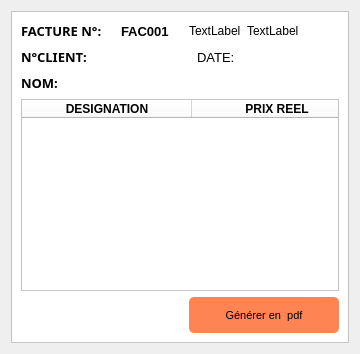
        <widget class="QWidget" name="page_9">
         <layout class="QGridLayout" name="gridLayout_19">
          <item row="0" column="0">
           <widget class="QFrame" name="frame_3">
            <property name="styleSheet">
             <string notr="true">background-color:White;</string>
            </property>
            <property name="frameShape">
             <enum>QFrame::StyledPanel</enum>
            </property>
            <property name="frameShadow">
             <enum>QFrame::Raised</enum>
            </property>
            <layout class="QGridLayout" name="gridLayout_14">
             <item row="0" column="0">
              <layout class="QVBoxLayout" name="verticalLayout_7">
               <item>
                <layout class="QHBoxLayout" name="horizontalLayout_18">
                 <item>
                  <layout class="QHBoxLayout" name="horizontalLayout_4">
                   <item>
                    <widget class="QLabel" name="label_8">
                     <property name="font">
                      <font>
                       <family>Small Fonts</family>
                       <pointsize>10</pointsize>
                       <weight>75</weight>
                       <bold>true</bold>
                      </font>
                     </property>
                     <property name="text">
                      <string>FACTURE N°:</string>
                     </property>
                    </widget>
                   </item>
                   <item>
                    <widget class="QLabel" name="label_10">
                     <property name="minimumSize">
                      <size>
                       <width>40</width>
                       <height>0</height>
                      </size>
                     </property>
                     <property name="font">
                      <font>
                       <family>MS Sans Serif</family>
                       <pointsize>10</pointsize>
                       <weight>75</weight>
                       <italic>false</italic>
                       <bold>true</bold>
                      </font>
                     </property>
                     <property name="styleSheet">
                      <string notr="true">padding:0 10px;</string>
                     </property>
                     <property name="text">
                      <string>FAC001</string>
                     </property>
                    </widget>
                   </item>
                  </layout>
                 </item>
                 <item>
                  <widget class="QLabel" name="label_3">
                   <property name="text">
                    <string>TextLabel</string>
                   </property>
                  </widget>
                 </item>
                 <item>
                  <widget class="QLabel" name="label_30">
                   <property name="text">
                    <string>TextLabel</string>
                   </property>
                  </widget>
                 </item>
                 <item>
                  <spacer name="horizontalSpacer_7">
                   <property name="orientation">
                    <enum>Qt::Horizontal</enum>
                   </property>
                   <property name="sizeHint" stdset="0">
                    <size>
                     <width>40</width>
                     <height>20</height>
                    </size>
                   </property>
                  </spacer>
                 </item>
                </layout>
               </item>
               <item>
                <layout class="QHBoxLayout" name="horizontalLayout_15">
                 <item>
                  <layout class="QHBoxLayout" name="horizontalLayout_6">
                   <item>
                    <widget class="QLabel" name="label_11">
                     <property name="font">
                      <font>
                       <family>Small Fonts</family>
                       <pointsize>10</pointsize>
                       <weight>75</weight>
                       <bold>true</bold>
                      </font>
                     </property>
                     <property name="text">
                      <string>N°CLIENT:</string>
                     </property>
                    </widget>
                   </item>
                   <item>
                    <widget class="QLabel" name="label_12">
                     <property name="font">
                      <font>
                       <family>MS Sans Serif</family>
                       <pointsize>10</pointsize>
                       <weight>75</weight>
                       <bold>true</bold>
                      </font>
                     </property>
                     <property name="text">
                      <string/>
                     </property>
                    </widget>
                   </item>
                  </layout>
                 </item>
                 <item>
                  <layout class="QHBoxLayout" name="horizontalLayout_7">
                   <item>
                    <spacer name="horizontalSpacer_8">
                     <property name="orientation">
                      <enum>Qt::Horizontal</enum>
                     </property>
                     <property name="sizeHint" stdset="0">
                      <size>
                       <width>40</width>
                       <height>20</height>
                      </size>
                     </property>
                    </spacer>
                   </item>
                   <item>
                    <widget class="QLabel" name="label_13">
                     <property name="font">
                      <font>
                       <family>Tahoma</family>
                       <pointsize>10</pointsize>
                      </font>
                     </property>
                     <property name="text">
                      <string>DATE:</string>
                     </property>
                    </widget>
                   </item>
                   <item>
                    <widget class="QLabel" name="label_19">
                     <property name="font">
                      <font>
                       <family>MS Sans Serif</family>
                       <pointsize>10</pointsize>
                       <weight>75</weight>
                       <bold>true</bold>
                      </font>
                     </property>
                     <property name="text">
                      <string/>
                     </property>
                    </widget>
                   </item>
                   <item>
                    <spacer name="horizontalSpacer">
                     <property name="orientation">
                      <enum>Qt::Horizontal</enum>
                     </property>
                     <property name="sizeHint" stdset="0">
                      <size>
                       <width>40</width>
                       <height>20</height>
                      </size>
                     </property>
                    </spacer>
                   </item>
                  </layout>
                 </item>
                </layout>
               </item>
               <item>
                <layout class="QHBoxLayout" name="horizontalLayout_17">
                 <item>
                  <layout class="QHBoxLayout" name="horizontalLayout_14">
                   <item>
                    <widget class="QLabel" name="label_20">
                     <property name="font">
                      <font>
                       <family>Small Fonts</family>
                       <pointsize>10</pointsize>
                       <weight>75</weight>
                       <bold>true</bold>
                      </font>
                     </property>
                     <property name="text">
                      <string>NOM:</string>
                     </property>
                    </widget>
                   </item>
                   <item>
                    <widget class="QLabel" name="label_21">
                     <property name="font">
                      <font>
                       <family>MS Sans Serif</family>
                       <pointsize>10</pointsize>
                       <weight>75</weight>
                       <bold>true</bold>
                      </font>
                     </property>
                     <property name="text">
                      <string/>
                     </property>
                    </widget>
                   </item>
                  </layout>
                 </item>
                 <item>
                  <spacer name="horizontalSpacer_6">
                   <property name="orientation">
                    <enum>Qt::Horizontal</enum>
                   </property>
                   <property name="sizeHint" stdset="0">
                    <size>
                     <width>40</width>
                     <height>20</height>
                    </size>
                   </property>
                  </spacer>
                 </item>
                </layout>
               </item>
              </layout>
             </item>
             <item row="1" column="0">
              <widget class="QTableWidget" name="tableWidgetforfacture">
               <property name="enabled">
                <bool>true</bool>
               </property>
               <property name="font">
                <font>
                 <family>Raavi</family>
                 <pointsize>10</pointsize>
                </font>
               </property>
               <property name="styleSheet">
                <string notr="true">/*background-color:rgba(255,255,210,0.5);</string>
               </property>
               <property name="lineWidth">
                <number>10</number>
               </property>
               <property name="verticalScrollBarPolicy">
                <enum>Qt::ScrollBarAlwaysOff</enum>
               </property>
               <property name="horizontalScrollBarPolicy">
                <enum>Qt::ScrollBarAlwaysOff</enum>
               </property>
               <property name="editTriggers">
                <set>QAbstractItemView::NoEditTriggers</set>
               </property>
               <property name="tabKeyNavigation">
                <bool>false</bool>
               </property>
               <property name="showDropIndicator" stdset="0">
                <bool>false</bool>
               </property>
               <property name="dragDropOverwriteMode">
                <bool>false</bool>
               </property>
               <property name="alternatingRowColors">
                <bool>true</bool>
               </property>
               <property name="selectionBehavior">
                <enum>QAbstractItemView::SelectRows</enum>
               </property>
               <property name="gridStyle">
                <enum>Qt::NoPen</enum>
               </property>
               <attribute name="horizontalHeaderDefaultSectionSize">
                <number>170</number>
               </attribute>
               <attribute name="horizontalHeaderStretchLastSection">
                <bool>true</bool>
               </attribute>
               <attribute name="verticalHeaderVisible">
                <bool>false</bool>
               </attribute>
               <column>
                <property name="text">
                 <string>DESIGNATION</string>
                </property>
                <property name="font">
                 <font>
                  <weight>75</weight>
                  <bold>true</bold>
                 </font>
                </property>
               </column>
               <column>
                <property name="text">
                 <string>PRIX REEL</string>
                </property>
                <property name="font">
                 <font>
                  <weight>75</weight>
                  <bold>true</bold>
                 </font>
                </property>
               </column>
               <column>
                <property name="text">
                 <string>QUANTITE</string>
                </property>
                <property name="font">
                 <font>
                  <weight>75</weight>
                  <bold>true</bold>
                 </font>
                </property>
               </column>
               <column>
                <property name="text">
                 <string>MONTANT(AR)</string>
                </property>
                <property name="font">
                 <font>
                  <weight>75</weight>
                  <bold>true</bold>
                 </font>
                </property>
               </column>
              </widget>
             </item>
             <item row="2" column="0">
              <layout class="QHBoxLayout" name="horizontalLayout_13">
               <item>
                <widget class="QLabel" name="label_29">
                 <property name="font">
                  <font>
                   <family>MS Sans Serif</family>
                   <pointsize>10</pointsize>
                   <weight>75</weight>
                   <italic>false</italic>
                   <bold>true</bold>
                  </font>
                 </property>
                 <property name="text">
                  <string/>
                 </property>
                </widget>
               </item>
               <item>
                <widget class="QPushButton" name="pushButton_7">
                 <property name="minimumSize">
                  <size>
                   <width>150</width>
                   <height>25</height>
                  </size>
                 </property>
                 <property name="maximumSize">
                  <size>
                   <width>20</width>
                   <height>16777215</height>
                  </size>
                 </property>
                 <property name="font">
                  <font>
                   <pointsize>8</pointsize>
                  </font>
                 </property>
                 <property name="styleSheet">
                  <string notr="true">background-color:#FE8453;
width:100px;
height:30px;
border-radius:5px;
padding:3 5px;</string>
                 </property>
                 <property name="text">
                  <string>Générer en  pdf</string>
                 </property>
                 <property name="icon">
                  <iconset resource="image.qrc">
                   <normaloff>:/image/generer en pdf.png</normaloff>:/image/generer en pdf.png</iconset>
                 </property>
                 <property name="iconSize">
                  <size>
                   <width>37</width>
                   <height>37</height>
                  </size>
                 </property>
                </widget>
               </item>
              </layout>
             </item>
            </layout>
           </widget>
          </item>
         </layout>
        </widget>
